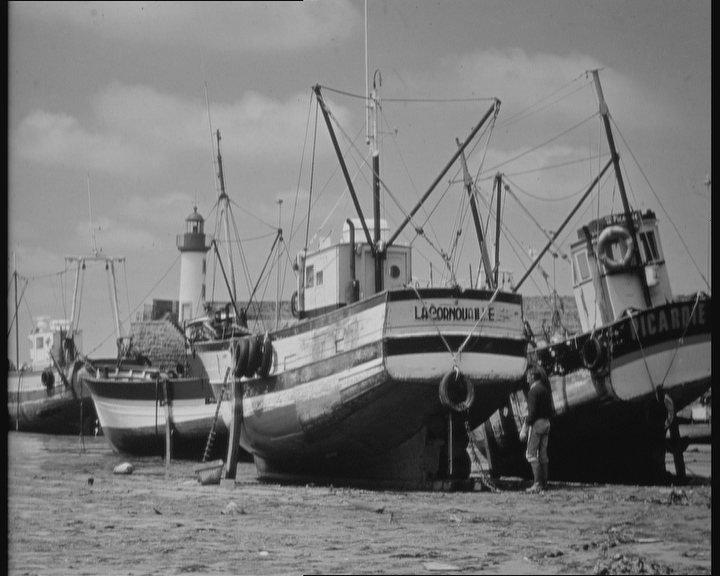
%> input picture Boats.gif, 720 x 576 px
$ octave Exercicio3.m   (GNU Octave 9; MATLAB toolbox functions it lacks are replaced by stand-ins)
%> lines starting %> are read from the running program, lines starting %| are printed output that depends on the picture
%-------------------------------------------------------
%            UNIVERSIDADE ESTADUAL DO AMAZONAS
%-------------------------------------------------------
%             PROCESSAMENTO DIGITAL DE IMAGEM
%-------------------------------------------------------
% ALUNOS: Francisco L鷆io R. de Ara鷍o
%         Felipe Luniere
%         Mario Fernando
%         Rafael Augusto
%
% Fa鏰 a leitura da imagem Boats e altere o brilho de modo que o histograma fique centralizado. Exibir
% as imagens com seus respectivos histogramas na mesma figura..


close all
clear all

A1 = imread('Boats.gif');
%> A1: size 576x720 uint8; min 0, max 217, mean 117
A2=A1+25;
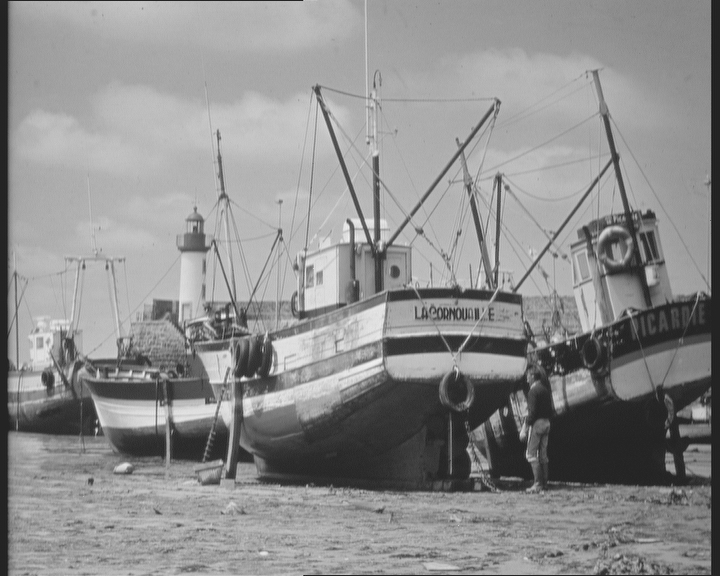
%> A2: size 576x720 uint8; min 25, max 242, mean 142

figure
subplot(2,2,1);
imshow(A1);
title ('IMAGEM ORIGINAL');
subplot(2,2,2);
imhist(A1);
title ('HISTOGRAMA');
subplot(2,2,3);
imshow(A2);
title ('IMAGEM COM MAIOR BRILHO');
subplot(2,2,4);
imhist(A2);
title ('HISTOGRAMA CENTRALIZADO');
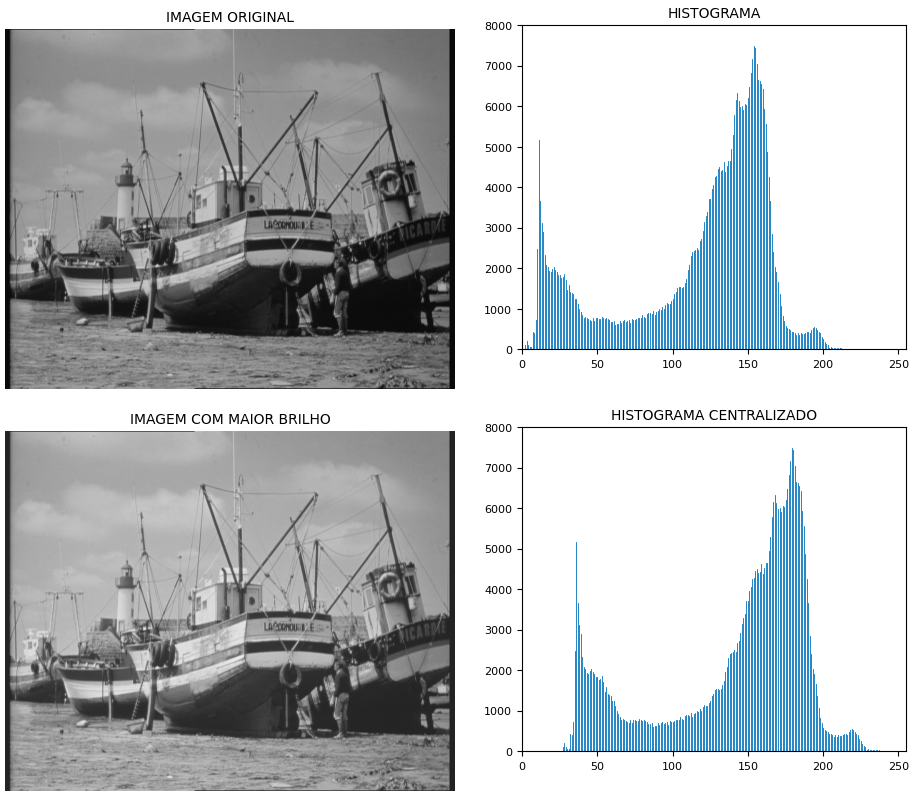
%> figure redrawn from the program's plot data, 4 panels
